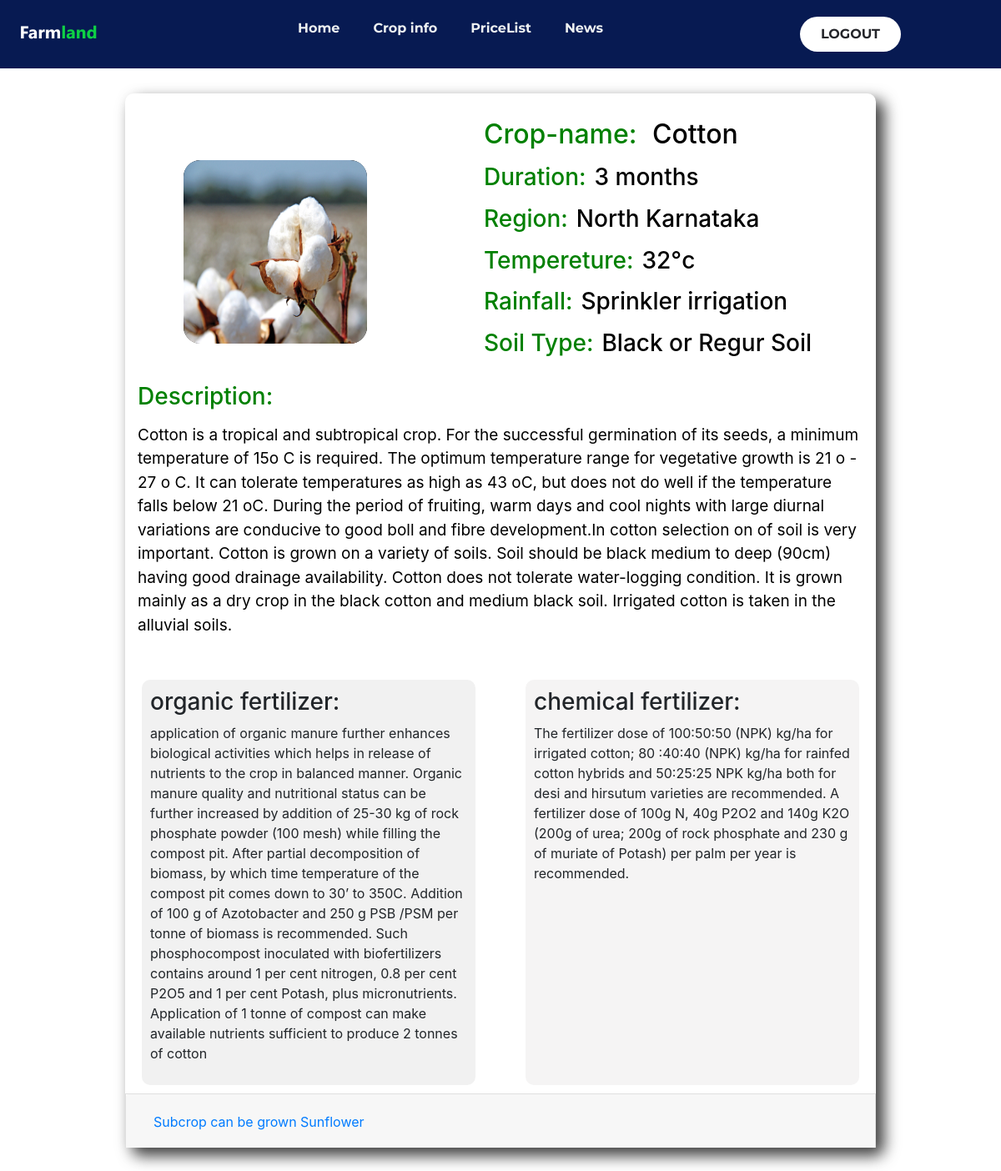
Screenshot of /cropdec/crop5 with the database file from the repository.
### tables this page shows
CREATE TABLE CROP(CROP_ID TEXT PRIMARY KEY ,CROP_NAME TEXT NOT NULL,CROP_IMG TEXT,CROP_DURATION INTEGER,CROP_REGION TEXT,CROP_TEMP INTEGER,CROP_IRRIGATION TEXT,CROP_SOIL TEXT,CROP_DESC TEXT, CROP_RIMG TEXT);

CREATE TABLE FERTILIZER(FERTILIZER_ID TEXT PRIMARY KEY ,ORG_FERTILIZER TEXT NOT NULL,CHE_FERTILIZER TEXT NOT NULL,FOREIGN KEY (FERTILIZER_ID) REFERENCES SUBCROP (SUBCROP_ID) );

CREATE TABLE SUBCROP(SUBCROP_ID TEXT PRIMARY KEY ,SUBCROP_NAME TEXT NOT NULL,SUBCROP_DESC TEXT,SUBCROP_PERACER INTEGER);

### app.py (the view)
@app.route('/cropdec/<id>',methods = ['POST', 'GET'])
def cropdesc(id):
   if request.method == 'GET':
      conn = sqlite3.connect('FarmEasy.db')
      e=conn.cursor()
      rows=e.execute("SELECT DISTINCT C.*,F.* FROM CROP C,FERTILIZER F,SUBCROP S WHERE C.CROP_ID=F.FERTILIZER_ID AND C.CROP_ID=\'" + id +"\'")
      rows=rows.fetchall()
      sub=e.execute("SELECT * FROM SUBCROP WHERE SUBCROP_ID IN (SELECT S1.SUBCROP_ID FROM SUBCROP S1,SUBCROPS_FOR_CROP SS WHERE S1.SUBCROP_ID=SS.SUBCROP_ID AND SS.CROP_ID=\'" + id +"\')")
      sub=sub.fetchall()
      print(rows)
      print(sub)
      return render_template('crop_decription.html', des=rows,sdes=sub)

### templates/crop_decription.html (shortened to what this page needs)
<!DOCTYPE html>
<html lang="en">
  <head>
    <link rel="stylesheet" href="../static/css/crop_decription.css" />
  <link rel="stylesheet" href="https://stackpath.bootstrapcdn.com/bootstrap/4.3.1/css/bootstrap.min.css">
  </head>
  <body>
        <div class="bar">
    {% include 'nav.html' %}
    {% for c in des %}
    <div class="main_continer">
      <div class="crop_head">
        <div class="crop_img">
          <img
            src="../static/img/{{c[9]}}"
          />
        </div>
        <div class="crop_content">
          <h2><label>Crop-name:</label> {{c[1]}} </h2>
          <h3><label>Duration:</label>{{c[3]}} months</h3>
          <h3><label>Region:</label>{{c[4]}}</h3>
          <h3><label>Tempereture:</label>{{c[5]}}°c</h3>
          <h3><label>Rainfall:</label>{{c[6]}}</h3>
          <h3><label>Soil Type:</label>{{c[7]}}</h3>
        </div>
      </div>
      <div class="crop_description">
        <h3>Description:</h3>
        <p>
         {{c[8]}}
        </p>
      </div>
      <div class="crop_fertilizer">
        <div class="org_fertilizer">
          <h3>organic fertilizer:</h3>
          <p>{{c[11]}}</p>
        </div>
        <div class="chemical_fertilizer">
          <h3>chemical fertilizer:</h3>
          <p>{{c[12]}}</p>
        </div>
      </div>
      <div class="crop_mprice">
        {% for s in sdes %}
      <div class="crop_price">
        <div class="accordion" id="accordionExample">
          <div class="card">
    <div class="card-header" id="headingTwo">
      <h2 class="mb-0">
        <button class="btn btn-link collapsed" type="button" data-toggle="collapse" data-target="#collapseTwo" aria-expanded="false" aria-controls="collapseTwo">
          Subcrop can be grown {{s[1]}}
        </button>
      </h2>
    </div>
  </div>
  </div>
        </div>
  {% endfor %}
        </div>
      </div>
    {% endfor %}
  </body>
</html>

### static/css/crop_decription.css (style rules this page uses)
* { margin: 0; padding: 0; box-sizing: border-box; }
body { font-family: "Poppins", sans-serif; display: flex; flex-direction: column; justify-content: center; align-items: center; }
.bar { width: 100vw; }
.main_continer { width: 900px; height: 100%; display: flex; flex-flow: column; margin: 30px; justify-content: space-between; background-color: white; border-radius: 10px; box-shadow: 9px 9px 18px 1px rgba(0, 0, 0, 0.75); -webkit-box-shadow: 9px 9px 18px 1px rgba(0, 0, 0, 0.75); -moz-box-shadow: 9px 9px 18px 1px rgba(0, 0, 0, 0.75); }
.crop_head { display: flex; flex-direction: row; transition: transform 0.5s ease; cursor: pointer; }
.crop_img { width: 220px; height: 220px; padding: 20px; background-color: saddlebrown; display: flex; justify-content: center; align-items: center; border-radius: 20px; margin-top: 80px; margin-left: 70px; margin-right: 70px; border: 1px solid black; }
.crop_img img { width: 220px; height: 220px; display: flex; justify-content: center; align-items: center; border-radius: 20px; }
.crop_content { margin-top: 20px; margin-left: 70px; padding-top: 10px; color: black; }
.crop_content label { color: green; margin-right: 10px; }
.crop_content h2, h3, h4 { margin-top: 0px; }
.crop_description { margin: 10px; }
.crop_description h3 { margin-bottom: 5px; padding: 5px; color: green; }
.crop_description p { padding: 5px; color: black; font-size: 19px; }
.crop_fertilizer { display: flex; flex-direction: row; justify-content: space-between; margin-top: 20px; }
.org_fertilizer { margin-left: 20px; width: 400px; background-color: #f1f1f1; border-radius: 10px; padding: 10px; transition: transform 0.5s ease; cursor: pointer; }
.chemical_fertilizer { margin-right: 20px; width: 400px; background-color: #f5f4f4; border-radius: 10px; padding: 10px; transition: transform 0.5s ease; cursor: pointer; }
.crop_mprice { display: flex; flex-direction: column; }
.crop_price { display: flex; flex-direction: column; margin-top: 10px; }

### static/css/nav.css (style rules this page uses)
* { box-sizing: border-box; margin: 0; padding: 0; }

### rows the page displays
CROP: CROP_RIMG (picture), CROP_NAME "Cotton", CROP_DURATION "3", CROP_REGION "North Karnataka", CROP_TEMP "32", CROP_IRRIGATION "Sprinkler irrigation", CROP_SOIL "Black or Regur Soil", CROP_DESC "Cotton is a tropical and subtropical crop. For the successful germination of its seeds, a minimum temperature of 15o C is required. The optimum temperature range for vegetative growth is 21 o - 27 o C. It can tolerate temperatures as high as 43 oC, but does not do well if the temperature falls below 21 oC. During the period of fruiting, warm days and cool nights with large diurnal variations are conducive to good boll and fibre development.In cotton selection on of soil is very important. Cotton is grown on a variety of soils. Soil should be black medium to deep (90cm) having good drainage availability. Cotton does not tolerate water-logging condition. It is grown mainly as a dry crop in…", ORG_FERTILIZER "application of organic manure further enhances biological activities which helps in release of nutrients to the crop in balanced manner. Organic manure quality and nutritional status can be further increased by addition of 25-30 kg of rock phosphate powder (100 mesh) while filling the compost pit. After partial decomposition of biomass, by which time temperature of the compost pit comes down to 30’ to 350C. Addition of 100 g of Azotobacter and 250 g PSB /PSM per tonne of biomass is recommended. Such phosphocompost inoculated with biofertilizers contains around 1 per cent nitrogen, 0.8 per cent P2O5 and 1 per cent Potash, plus micronutrients. Application of 1 tonne of compost can make…", CHE_FERTILIZER "The fertilizer dose of 100:50:50 (NPK) kg/ha for irrigated cotton; 80 :40:40 (NPK) kg/ha for rainfed cotton hybrids and 50:25:25 NPK kg/ha both for desi and hirsutum varieties are recommended. A fertilizer dose of 100g N, 40g P2O2 and 140g K2O (200g of urea; 200g of rock phosphate and 230 g of muriate of Potash) per palm per year is recommended."
SUBCROP: SUBCROP_NAME "Sunflower"
